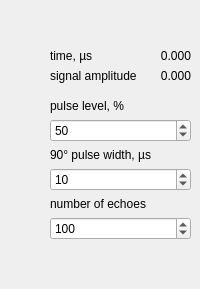
<?xml version="1.0" encoding="UTF-8"?>
<ui version="4.0">
 <class>CpmgDisplay</class>
 <widget class="QWidget" name="CpmgDisplay">
  <layout class="QHBoxLayout" name="horizontalLayout" stretch="1,0">
   <property name="spacing">
    <number>0</number>
   </property>
   <property name="leftMargin">
    <number>0</number>
   </property>
   <property name="topMargin">
    <number>0</number>
   </property>
   <property name="rightMargin">
    <number>0</number>
   </property>
   <property name="bottomMargin">
    <number>0</number>
   </property>
   <item>
    <widget class="QWidget" name="plotWidget" native="true">
     <layout class="QVBoxLayout" name="plotLayout">
      <property name="spacing">
       <number>0</number>
      </property>
      <property name="leftMargin">
       <number>0</number>
      </property>
      <property name="topMargin">
       <number>0</number>
      </property>
      <property name="rightMargin">
       <number>0</number>
      </property>
      <property name="bottomMargin">
       <number>0</number>
      </property>
     </layout>
    </widget>
   </item>
   <item>
    <widget class="QWidget" name="controlWidget" native="true">
     <layout class="QVBoxLayout" name="controlLayout">
      <item>
       <spacer name="spacer_0">
        <property name="orientation">
         <enum>Qt::Orientation::Vertical</enum>
        </property>
        <property name="sizeHint" stdset="0">
         <size>
          <width>20</width>
          <height>40</height>
         </size>
        </property>
       </spacer>
      </item>
      <item>
       <widget class="QWidget" name="cursorWidget" native="true">
        <layout class="QGridLayout" name="cursorLayout">
         <property name="leftMargin">
          <number>0</number>
         </property>
         <property name="topMargin">
          <number>0</number>
         </property>
         <property name="rightMargin">
          <number>0</number>
         </property>
         <property name="bottomMargin">
          <number>0</number>
         </property>
         <property name="horizontalSpacing">
          <number>0</number>
         </property>
         <item row="0" column="0">
          <widget class="QLabel" name="xdataLabel">
           <property name="text">
            <string>time, µs</string>
           </property>
          </widget>
         </item>
         <item row="0" column="1">
          <widget class="QLabel" name="xdataValue">
           <property name="text">
            <string>       0.000</string>
           </property>
           <property name="alignment">
            <set>Qt::AlignmentFlag::AlignRight|Qt::AlignmentFlag::AlignTrailing|Qt::AlignmentFlag::AlignVCenter</set>
           </property>
          </widget>
         </item>
         <item row="1" column="0">
          <widget class="QLabel" name="ydataLabel">
           <property name="text">
            <string>signal amplitude</string>
           </property>
          </widget>
         </item>
         <item row="1" column="1">
          <widget class="QLabel" name="ydataValue">
           <property name="text">
            <string>       0.000</string>
           </property>
           <property name="alignment">
            <set>Qt::AlignmentFlag::AlignRight|Qt::AlignmentFlag::AlignTrailing|Qt::AlignmentFlag::AlignVCenter</set>
           </property>
          </widget>
         </item>
        </layout>
       </widget>
      </item>
      <item>
       <spacer name="spacer_1">
        <property name="orientation">
         <enum>Qt::Orientation::Vertical</enum>
        </property>
        <property name="sizeHint" stdset="0">
         <size>
          <width>20</width>
          <height>10</height>
         </size>
        </property>
       </spacer>
      </item>
      <item>
       <widget class="QLabel" name="ampLabel">
        <property name="text">
         <string>pulse level, %</string>
        </property>
       </widget>
      </item>
      <item>
       <widget class="QSpinBox" name="levelValue">
        <property name="minimum">
         <number>0</number>
        </property>
        <property name="maximum">
         <number>100</number>
        </property>
        <property name="value">
         <number>50</number>
        </property>
       </widget>
      </item>
      <item>
       <widget class="QLabel" name="widthLabel">
        <property name="text">
         <string>90° pulse width, µs</string>
        </property>
       </widget>
      </item>
      <item>
       <widget class="QSpinBox" name="widthValue">
        <property name="minimum">
         <number>1</number>
        </property>
        <property name="maximum">
         <number>1000</number>
        </property>
        <property name="value">
         <number>10</number>
        </property>
       </widget>
      </item>
      <item>
       <widget class="QLabel" name="echoesLabel">
        <property name="text">
         <string>number of echoes</string>
        </property>
       </widget>
      </item>
      <item>
       <widget class="QSpinBox" name="echoesValue">
        <property name="minimum">
         <number>1</number>
        </property>
        <property name="maximum">
         <number>10000</number>
        </property>
        <property name="singleStep">
         <number>100</number>
        </property>
        <property name="value">
         <number>100</number>
        </property>
       </widget>
      </item>
      <item>
       <spacer name="spacer_2">
        <property name="orientation">
         <enum>Qt::Orientation::Vertical</enum>
        </property>
        <property name="sizeHint" stdset="0">
         <size>
          <width>20</width>
          <height>40</height>
         </size>
        </property>
       </spacer>
      </item>
     </layout>
    </widget>
   </item>
  </layout>
 </widget>
 <resources/>
 <connections/>
</ui>
